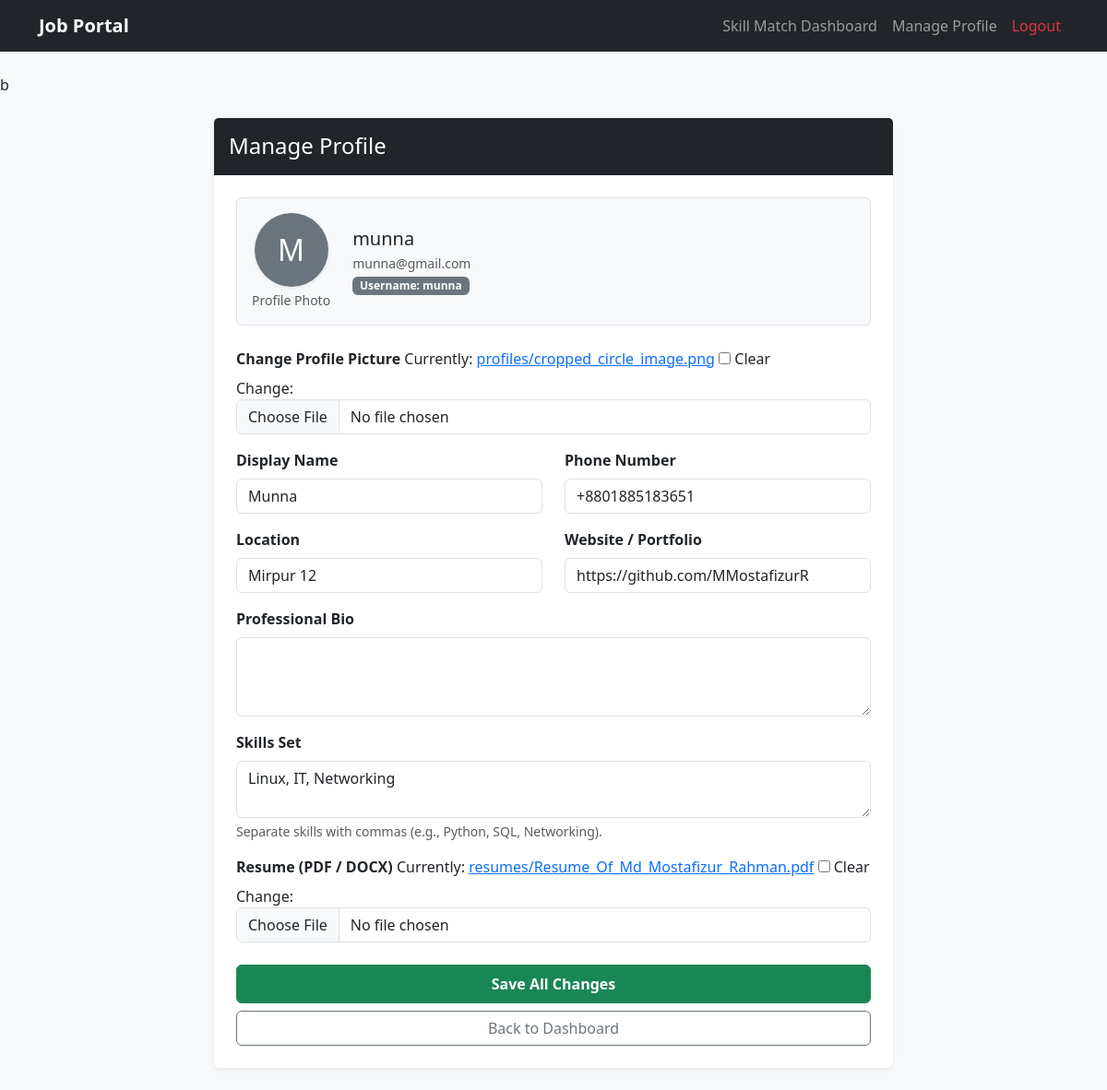
/profile/ (signed in), run on an earlier commit of the app's database.
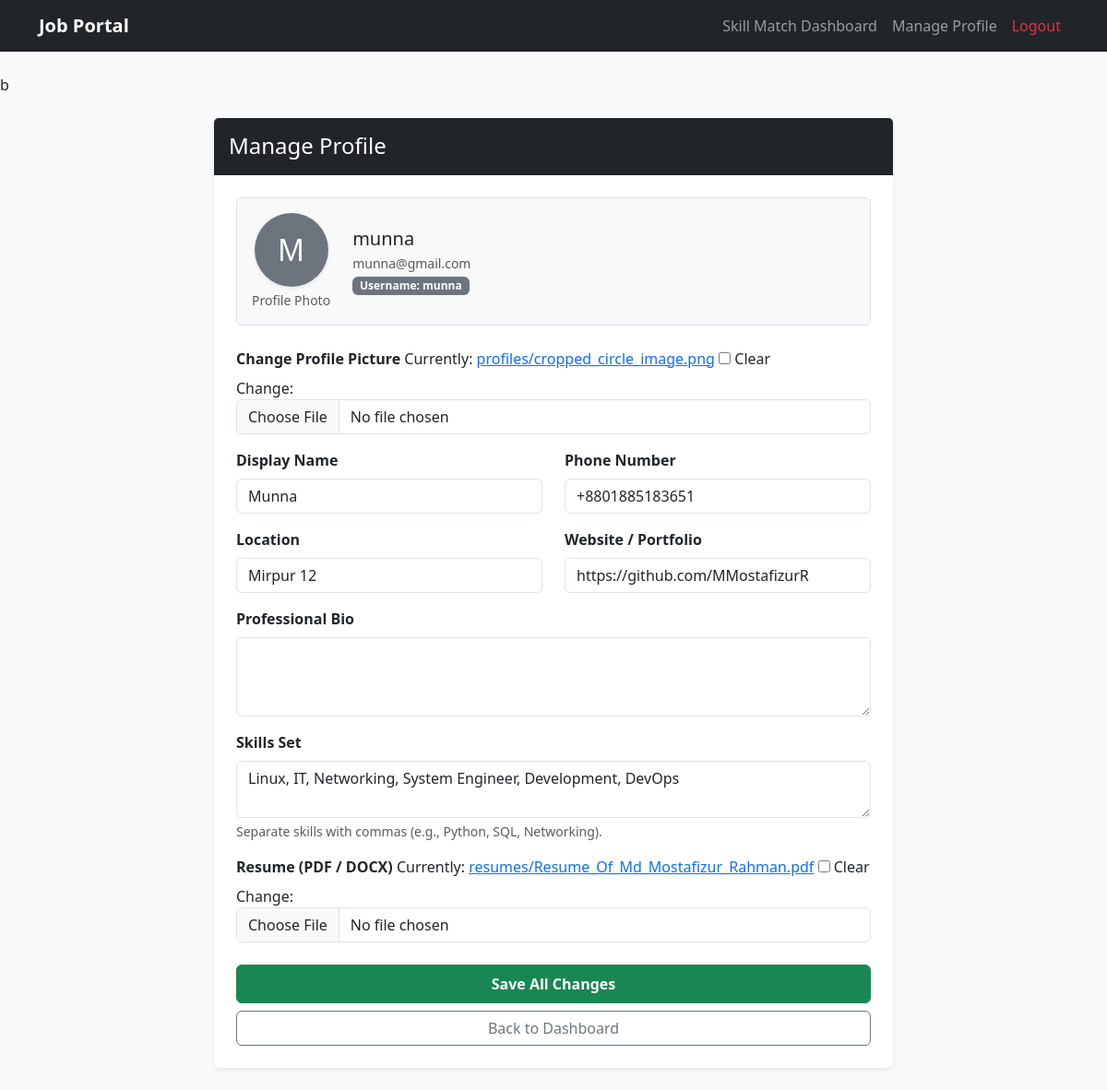
And on a later commit of the database.
### Job_Portal/models.py (models this page shows, shortened)
class UserProfile(models.Model):
  USER_TYPES = [
      ('jobseeker', 'Jobseeker'),
      ('recruiter', 'Recruiter'),
  ]
  user = models.OneToOneField(User, on_delete=models.CASCADE)
  user_type = models.CharField(max_length=20, choices=USER_TYPES, default='jobseeker')
  display_name = models.CharField(max_length=100, blank=True, null=True)
  profile_picture = models.ImageField(
      upload_to='profiles/', blank=True, null=True
  )
  phone_number = models.CharField(max_length=20, blank=True, null=True)
  location = models.CharField(max_length=100, blank=True, null=True)
  website = models.URLField(blank=True, null=True)
  bio = models.TextField(blank=True, null=True)
  company_info = models.TextField(blank=True, null=True)
  skills_set = models.TextField(blank=True, null=True)
  resume = models.FileField(upload_to='resumes/', blank=True, null=True)

### Job_Portal/views.py (the view)
# urls.py: path('profile/', views.profile_manage_view, name='profile_manage'),
@login_required
def profile_manage_view(request):
    profile = request.user.userprofile
    if request.method == 'POST':
        form = UserProfileForm(request.POST, request.FILES, instance=profile)
        if form.is_valid():
            form.save()
            messages.success(request, 'Profile updated successfully!')
            return redirect('dashboard')
    else:
        form = UserProfileForm(instance=profile)
    return render(request, 'profile_manage.html', {'form': form})

### templates/profile_manage.html (shortened to what the changed rows need)
{% extends 'base.html' %}
{% block content %}
<div class="row justify-content-center my-4">
    <div class="col-md-9 col-lg-8">
        <div class="card shadow-sm border-0">
            <div class="card-body p-4">
                <form method="POST" enctype="multipart/form-data">
                    <div class="mb-3">
                        <label class="form-label fw-bold">Change Profile Picture</label>
                        {{ form.profile_picture }}
                    </div>
                    <div class="row">
                        <div class="col-md-6 mb-3">
                            <label class="form-label fw-bold">Display Name</label>
                            {{ form.display_name }}
                        </div>
                        <div class="col-md-6 mb-3">
                            <label class="form-label fw-bold">Phone Number</label>
                            {{ form.phone_number }}
                        </div>
                    </div>
                    <div class="row">
                        <div class="col-md-6 mb-3">
                            <label class="form-label fw-bold">Location</label>
                            {{ form.location }}
                        </div>
                        <div class="col-md-6 mb-3">
                            <label class="form-label fw-bold">Website / Portfolio</label>
                            {{ form.website }}
                        </div>
                    </div>
                    <div class="mb-3">
                        <label class="form-label fw-bold">Professional Bio</label>
                        {{ form.bio }}
                    </div>
                    {% if profile.user_type == 'recruiter' %}
                        <div class="mb-3">
                            <label class="form-label fw-bold">Company Information</label>
                            {{ form.company_info }}
                        </div>
                    {% else %}
                        <div class="mb-3">
                            <label class="form-label fw-bold">Skills Set</label>
                            {{ form.skills_set }}
                            <div class="form-text">Separate skills with commas (e.g., Python, SQL, Networking).</div>
                        </div>
                        <div class="mb-4">
                            <label class="form-label fw-bold">Resume (PDF / DOCX)</label>
                            {{ form.resume }}
                        </div>
                    {% endif %}
                </form>
            </div>
        </div>
    </div>
</div>
{% endblock %}

What changed in the data, as far as the page shows it:
changed UserProfile "Munna": skills_set "Linux, IT, Networking" → "Linux, IT, Networking, System Engineer, Development, DevOps"
